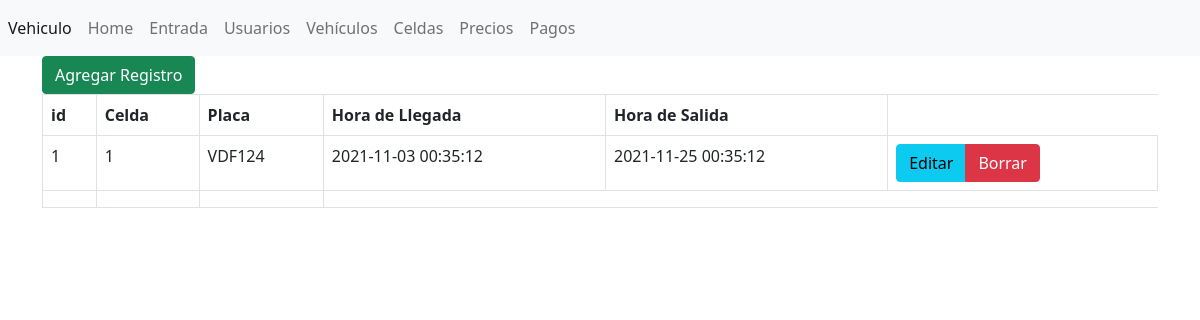
Page /parqueadero/parqueadero/index.php?controlador=Registro&accion=inicio on the committed database.
### tables this page shows
CREATE TABLE `registro` (
  `id_registro` int(11) NOT NULL,
  `celda` int(11) NOT NULL,
  `placa_veh` varchar(6) NOT NULL,
  `hora_llegara` datetime NOT NULL,
  `hora_salida` datetime DEFAULT NULL
);

### parqueadero/parqueadero/Controllers/RegistroController.php (called while the page is built, shortened)
<?php
include_once("Models/registro.php");
    class RegistroController{
        public function inicio(){
        $Registro=Registro::consultar();
        include_once("Views/registro/inicio.php");
        }
    }
?>

### parqueadero/parqueadero/index.php (called while the page is built, shortened)
<?php
    require("Views/plantilla.php");
?>

### parqueadero/parqueadero/Models/registro.php (called while the page is built, shortened)
<?php
class Registro{
    public function __construct($id_registro,$celda,$placa,$llegada,$salida){
        $this->id_registro=$id_registro;
        $this->celda=$celda;
        $this->placa=$placa;
        $this->llegada=$llegada;
        $this->salida=$salida;
    }
    public static function consultar(){
        $listaRegistro=[];
        $conexionDB=DB::crearInstancia();
        $sql=$conexionDB->query("SELECT * FROM registro");
        foreach($sql->fetchAll() as $registro){
            $listaRegistro[] = new Registro($registro['id_registro'],$registro['celda'],$registro['placa_veh'],$registro['hora_llegara'],$registro['hora_salida']);
        }
        return $listaRegistro;
    }
}
?>

### parqueadero/parqueadero/Views/registro/inicio.php (the view)
<a name="" id="" class="btn btn-success" href="?controlador=registro&accion=crear" role="button">Agregar Registro</a></a>
<table class="table table-bordered">
    <thead>
        <tr>
            <th>id</th>
            <th>Celda</th>
            <th>Placa</th>
            <th>Hora de Llegada</th>
            <th>Hora de Salida</th>
        </tr>
    </thead>
    <tbody>
<?php foreach ($Registro as $registro) { ?>
        <tr>
            <td><?php echo $registro->id_registro ?></td>
            <td><?php echo $registro->celda ?></td>
            <td><?php echo $registro->placa ?></td>
            <td><?php echo $registro->llegada ?></td>
            <td><?php echo $registro->salida ?></td>
            <td>
                <div class="btn-group" role="group" aria-label="">
                    <a href="?controlador=registro&accion=editar&id_usuarios=<?php echo $registro->id_registro; ?>" class="btn btn-info">Editar</a>
                    <a href="?controlador=registro&accion=borrar&id_usuarios=<?php echo $registro->id_registro; ?>" class="btn btn-danger">Borrar</a>
                </div>
            </td>
        </tr>
        <tr>
            <td scope="row"></td>
            <td></td>
            <td></td>
        </tr>
<?php } ?>
    </tbody>
</table>

### rows in the picture
registro: id_registro "1", celda "1", placa_veh "VDF124", hora_llegara "2021-11-03 00:35:12", hora_salida "2021-11-25 00:35:12"
